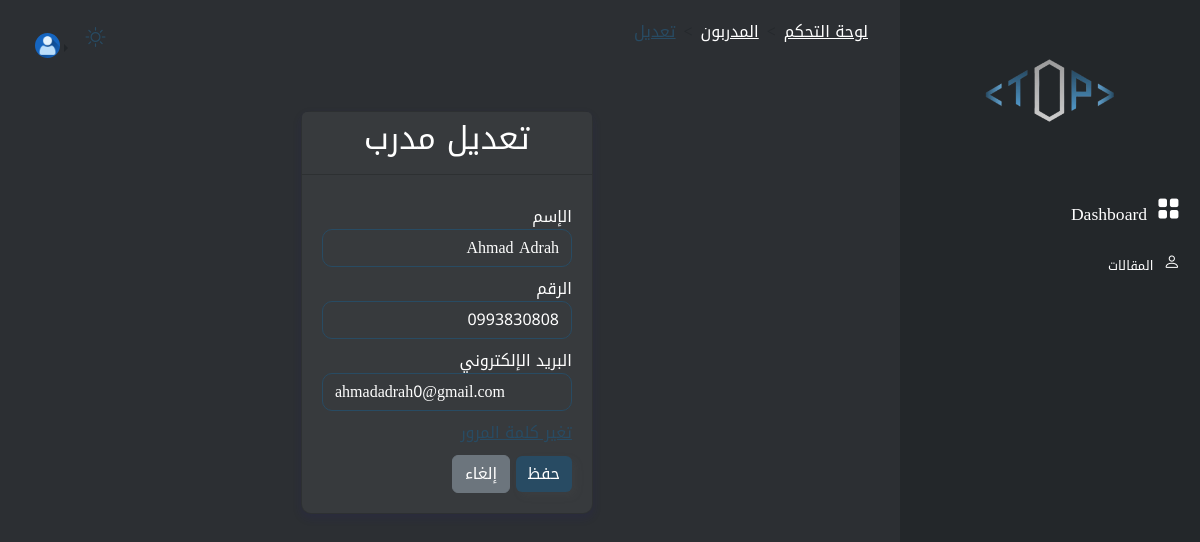
The app's page /dashboard/employee/update/2/ with its own data.
### accounts/models.py (models this page shows)
class User(AbstractUser):
    username=None
    fullName = models.CharField(max_length=255, blank=False)
    email = models.EmailField(null=True, blank=True)
    phone = models.CharField(max_length=10,unique=True)
    is_active=models.BooleanField(default=True,blank=True)
    is_staff=models.BooleanField(default=False,blank=True)
    is_superuser=models.BooleanField(default=False,blank=True)
    created_at = models.DateTimeField(auto_now_add=True,blank=True,null=True)
    updated_on = models.DateTimeField(auto_now=True,blank=True,null=True)
    USERNAME_FIELD = 'phone'
    EMAIL_FIELD='email'
    REQUIRED_FIELDS = []
    objects = UserManager()

### dashboard/views/employee.py (the view, shortened to what this page needs)
# urls.py: path('update/<int:id>/',update_manager,name='update-manager'),
def update_manager(request,id):
    manager=get_object_or_404(Manager,pk=id)
    form=ManagerUpdateForm(instance=manager)
    context={'form':form,
             'id':manager.id
             }
    return render(request,'manager/update.html',context)

### dashboard/forms/employee.py
class ManagerUpdateForm(forms.ModelForm):
    class Meta:
        model=Manager
        fields=['fullName','phone','email',]
        widgets = {
    'fullName': forms.TextInput(attrs={'class': 'form-control', 'placeholder': 'Enter full name'}),
    'phone': forms.TextInput(attrs={'class': 'form-control', 'placeholder': 'Enter phone number'}),
    'email': forms.EmailInput(attrs={'class': 'form-control', 'placeholder': 'Enter email'}),
}

### dashboard/templates/manager/update.html (shortened to what this page needs)
{% extends '../base_dashboard.html' %}
{% block breadcrumbt %}
  <li class="breadcrumb-item">
    <a class="text-light" href="{% url 'main_dashboard' %}">لوحة التحكم</a>
  </li>
  <li class="breadcrumb-item"><a class="text-light" href="{% url 'manager:manager_list' %}">المدربون</a></li>
  <li class="breadcrumb-item active" aria-current="page"><a class="text-primary" href="">تعديل</a></li>
{% endblock %}
{% block content %}
  <div class="d-flex justify-content-center mt-5">
    <div class="card">
      <div class="card-header">
        <h2 class="card-title text-center">تعديل مدرب</h2>
      </div>
      <div class="card-body">
        <form method="POST" novalidate class="form">
          <div class="form-group">
            <label for="id_fullName">الإسم</label>
            {{ form.fullName }}
          </div>
          <div class="form-group">
            <label for="id_phone">الرقم</label>
            {{ form.phone }}
          </div>
          <div class="form-group">
            <label for="id_email">البريد الإلكتروني</label>
            {{ form.email }}
          </div>
          <div class="form-group">
            <a type="button" class="text-primary" data-bs-toggle="modal" data-bs-target="#modalId">تغير كلمة المرور</a>
          </div>
          <div class="form-group">
            <button type="submit" class="btn btn-primary">حفظ</button>
            <a href="{% url 'manager:manager_list' %}" class="btn btn-secondary">إلغاء</a>
          </div>
        </form>
      </div>
    </div>
  </div>
{% endblock %}

### static/dashboard/css/style.css (style rules this page uses)
:root { --primary-color: #284B63; --button-hover-bg: #284B63; --border-radius: 10px; }
:root { --background-color: #2C2F33; --text-color: #FFF; --sidebar-bg: #23272A; --content-bg: #3a3e44; --card-bg: #373a3d; --btn-hover-bg: darken(var(--primary-color), 10%); --border-color: #FFF; --input-border-color: var(--primary-color); --input-text-color: #FFF; --icon-color: #FFF; --scrollbar-bg: #23272A; --scrollbar-thumb-color: #284B63; }
body { font-family: "Noto Kufi Arabic", serif; background-color: var(--background-color) !important; color: var(--text-color) !important; direction: rtl; }
.form-group { margin-top: 10px; }
.btn-primary { border-style: none; background-color: var(--primary-color); color: white; box-shadow: 4px 4px 8px rgba(102, 99, 99, 0.1); }
.card { background-color: var(--card-bg); border-radius: var(--border-radius); color: var(--text-color); box-shadow: 0 4px 8px rgba(34, 29, 105, 0.2); }
.card-header { background-color: var(--card-bg); border-radius: var(--border-radius); color: var(--text-color); }
.card-body { padding: 20px; }
.form-control { background-color: transparent; border: 1px solid var(--input-border-color); border-radius: var(--border-radius); color: var(--input-text-color); transition: all 0.3s ease-in-out; }
.form-control::placeholder { color: var(--primary-color); }
.text-primary { color: var(--primary-color)!important; }
.text-light { color: var(--text-color)!important; }

### records on screen
User: fullName "Ahmad Adrah", phone "0993830808", email "ahmadadrah0@gmail.com"
